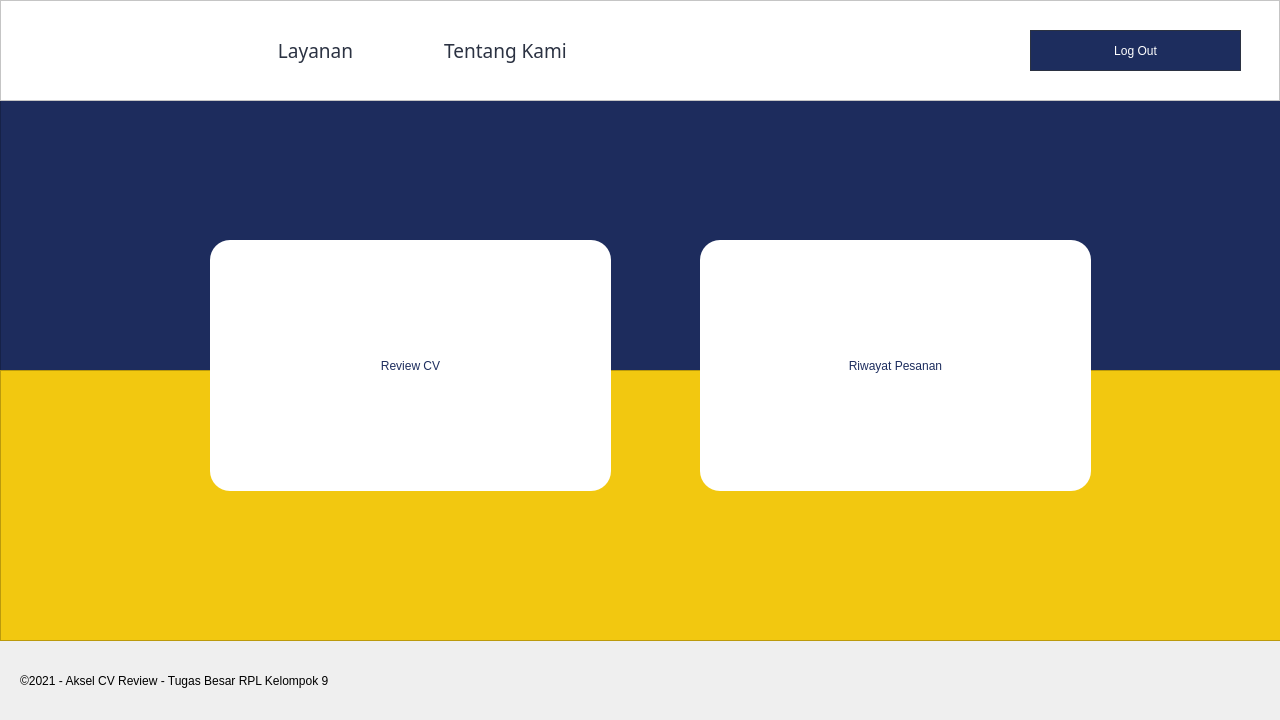
<?xml version="1.0" encoding="UTF-8"?>
<ui version="4.0">
 <class>MainWindow</class>
 <widget class="QMainWindow" name="MainWindow">
  <property name="enabled">
   <bool>true</bool>
  </property>
  <property name="geometry">
   <rect>
    <x>0</x>
    <y>0</y>
    <width>1280</width>
    <height>720</height>
   </rect>
  </property>
  <property name="windowTitle">
   <string>MainWindow</string>
  </property>
  <widget class="QWidget" name="centralwidget">
   <widget class="QLabel" name="label">
    <property name="geometry">
     <rect>
      <x>40</x>
      <y>80</y>
      <width>151</width>
      <height>41</height>
     </rect>
    </property>
    <property name="text">
     <string/>
    </property>
    <property name="pixmap">
     <pixmap>../../img/logo aksel.png</pixmap>
    </property>
    <property name="scaledContents">
     <bool>true</bool>
    </property>
   </widget>
   <widget class="QLabel" name="label_2">
    <property name="geometry">
     <rect>
      <x>20</x>
      <y>660</y>
      <width>571</width>
      <height>41</height>
     </rect>
    </property>
    <property name="styleSheet">
     <string notr="true">font: 87 12pt &quot;Mulish Black&quot;;
font: 63 12pt &quot;Mulish SemiBold&quot;;</string>
    </property>
    <property name="text">
     <string>©️2021 - Aksel CV Review - Tugas Besar RPL Kelompok 9</string>
    </property>
   </widget>
   <widget class="QFrame" name="frame">
    <property name="geometry">
     <rect>
      <x>0</x>
      <y>370</y>
      <width>1281</width>
      <height>271</height>
     </rect>
    </property>
    <property name="styleSheet">
     <string notr="true">background-color: rgb(242, 200, 16);</string>
    </property>
    <property name="frameShape">
     <enum>QFrame::StyledPanel</enum>
    </property>
    <property name="frameShadow">
     <enum>QFrame::Raised</enum>
    </property>
   </widget>
   <widget class="QPushButton" name="bookingButton">
    <property name="geometry">
     <rect>
      <x>210</x>
      <y>240</y>
      <width>401</width>
      <height>251</height>
     </rect>
    </property>
    <property name="styleSheet">
     <string notr="true">font: 81 18pt &quot;Mulish ExtraBold&quot;;
background-color: rgb(255, 255, 255);
border-radius: 20px;
color: rgb(29, 45, 94);
</string>
    </property>
    <property name="text">
     <string>Review CV</string>
    </property>
   </widget>
   <widget class="QFrame" name="frame_3">
    <property name="geometry">
     <rect>
      <x>0</x>
      <y>100</y>
      <width>1281</width>
      <height>271</height>
     </rect>
    </property>
    <property name="styleSheet">
     <string notr="true">background-color: rgb(29, 44, 93);</string>
    </property>
    <property name="frameShape">
     <enum>QFrame::StyledPanel</enum>
    </property>
    <property name="frameShadow">
     <enum>QFrame::Raised</enum>
    </property>
   </widget>
   <widget class="QPushButton" name="statusPesananButton">
    <property name="geometry">
     <rect>
      <x>700</x>
      <y>240</y>
      <width>391</width>
      <height>251</height>
     </rect>
    </property>
    <property name="styleSheet">
     <string notr="true">font: 81 18pt &quot;Mulish ExtraBold&quot;;
background-color: rgb(255, 255, 255);
border-radius: 20px;
color: rgb(29, 45, 94);

</string>
    </property>
    <property name="text">
     <string>Riwayat Pesanan</string>
    </property>
   </widget>
   <widget class="QFrame" name="frame_2">
    <property name="geometry">
     <rect>
      <x>0</x>
      <y>0</y>
      <width>1280</width>
      <height>101</height>
     </rect>
    </property>
    <property name="styleSheet">
     <string notr="true">background: #FFFFFF;</string>
    </property>
    <property name="frameShape">
     <enum>QFrame::StyledPanel</enum>
    </property>
    <property name="frameShadow">
     <enum>QFrame::Raised</enum>
    </property>
    <widget class="QPushButton" name="logoutbutton">
     <property name="geometry">
      <rect>
       <x>1030</x>
       <y>30</y>
       <width>211</width>
       <height>41</height>
      </rect>
     </property>
     <property name="styleSheet">
      <string notr="true">QPushButton{ 
	background-color: #1D2D5E; color:#FFFFFF;
	font: 15pt &quot;Mulish&quot;;
	border-radius: 13.25760269165039px;
	border: 1.4px solid #2B3242;
}

 QPushButton:hover {
	background-color: #4A577E; color:#fff;
	border: 1.4px solid #2B3242;
 }</string>
     </property>
     <property name="text">
      <string>Log Out</string>
     </property>
    </widget>
    <widget class="QPushButton" name="aboutmebutton">
     <property name="geometry">
      <rect>
       <x>420</x>
       <y>30</y>
       <width>171</width>
       <height>41</height>
      </rect>
     </property>
     <property name="font">
      <font>
       <family>Mulish</family>
       <pointsize>14</pointsize>
       <weight>50</weight>
       <italic>false</italic>
       <bold>false</bold>
      </font>
     </property>
     <property name="styleSheet">
      <string notr="true">color:#000000;
color: #2B3242;
font: 14pt &quot;Mulish&quot;;
Border: 0px;</string>
     </property>
     <property name="text">
      <string>Tentang Kami</string>
     </property>
    </widget>
    <widget class="QPushButton" name="layananbutton_4">
     <property name="geometry">
      <rect>
       <x>230</x>
       <y>30</y>
       <width>171</width>
       <height>41</height>
      </rect>
     </property>
     <property name="font">
      <font>
       <family>Mulish</family>
       <pointsize>14</pointsize>
       <weight>50</weight>
       <italic>false</italic>
       <bold>false</bold>
      </font>
     </property>
     <property name="styleSheet">
      <string notr="true">color:#000000;
color: #2B3242;
font: 14pt &quot;Mulish&quot;;
Border: 0px;</string>
     </property>
     <property name="text">
      <string>Layanan</string>
     </property>
    </widget>
    <widget class="QLabel" name="label_3">
     <property name="geometry">
      <rect>
       <x>50</x>
       <y>30</y>
       <width>141</width>
       <height>41</height>
      </rect>
     </property>
     <property name="text">
      <string/>
     </property>
     <property name="pixmap">
      <pixmap>img/logo aksel.png</pixmap>
     </property>
     <property name="scaledContents">
      <bool>true</bool>
     </property>
    </widget>
   </widget>
   <zorder>frame_3</zorder>
   <zorder>frame</zorder>
   <zorder>label</zorder>
   <zorder>label_2</zorder>
   <zorder>bookingButton</zorder>
   <zorder>statusPesananButton</zorder>
   <zorder>frame_2</zorder>
  </widget>
 </widget>
 <resources/>
 <connections/>
</ui>
